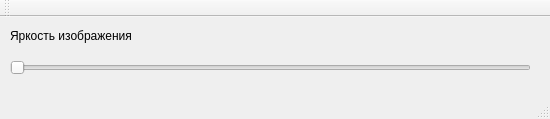
<?xml version="1.0" encoding="UTF-8"?>
<ui version="4.0">
 <class>BrightnessBar</class>
 <widget class="QMainWindow" name="BrightnessBar">
  <property name="geometry">
   <rect>
    <x>0</x>
    <y>0</y>
    <width>550</width>
    <height>119</height>
   </rect>
  </property>
  <property name="windowTitle">
   <string>MainWindow</string>
  </property>
  <widget class="QWidget" name="centralwidget">
   <widget class="QSlider" name="horizontalSlider">
    <property name="geometry">
     <rect>
      <x>10</x>
      <y>10</y>
      <width>521</width>
      <height>81</height>
     </rect>
    </property>
    <property name="orientation">
     <enum>Qt::Horizontal</enum>
    </property>
   </widget>
   <widget class="QLabel" name="brightnessLabel">
    <property name="geometry">
     <rect>
      <x>10</x>
      <y>10</y>
      <width>211</width>
      <height>17</height>
     </rect>
    </property>
    <property name="text">
     <string>Яркость изображения</string>
    </property>
   </widget>
  </widget>
  <widget class="QMenuBar" name="menubar">
   <property name="geometry">
    <rect>
     <x>0</x>
     <y>0</y>
     <width>550</width>
     <height>22</height>
    </rect>
   </property>
  </widget>
  <widget class="QStatusBar" name="statusbar"/>
  <widget class="QToolBar" name="toolBar">
   <property name="windowTitle">
    <string>toolBar</string>
   </property>
   <attribute name="toolBarArea">
    <enum>TopToolBarArea</enum>
   </attribute>
   <attribute name="toolBarBreak">
    <bool>false</bool>
   </attribute>
  </widget>
 </widget>
 <resources/>
 <connections/>
</ui>
